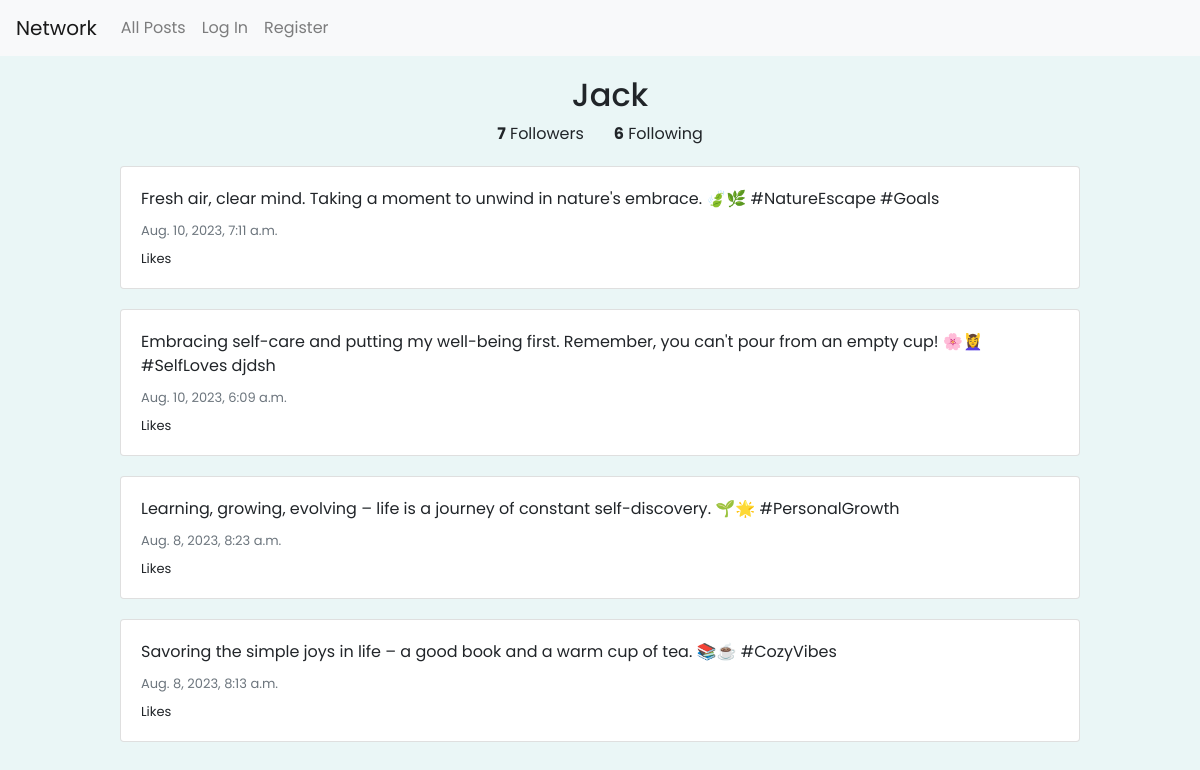
Screenshot of /profile/7 with the database file from the repository.
### network/models.py (models this page shows, shortened)
class User(AbstractUser):
    pass

class Profile(models.Model):
    user = models.OneToOneField(User,on_delete=models.CASCADE)
    follows = models.ManyToManyField("self", related_name="followed_by", symmetrical=False, blank=True)

class Post(models.Model):
    author = models.ForeignKey(User, on_delete=models.CASCADE,related_name="user")
    content = models.CharField(max_length=1000)
    timestamp = models.DateTimeField(auto_now_add=True)

### network/views.py (the view)
# urls.py: path("profile/<int:id>", views.view_profile, name="view_profile"),
def view_profile(request, id):
    author = User.objects.get(pk=id)
    profile = Profile.objects.get(pk=id)
    posts = Post.objects.filter(author__id=id).order_by('-timestamp')
    user_profile = None
    if request.user.is_authenticated:
        current_user = request.user
        user_profile = Profile.objects.get(user=current_user)
    return render(request, 'network/profile.html', {
        'profile' : profile,
        'posts' : posts,
        'author': author,
        'user_profile': user_profile
    })

### network/templates/network/profile.html (shortened to what this page needs)
{% extends "network/layout.html" %}
{% block body %}
    <div style="text-align: center; ">
        <h2>{{ author.username }}</h2>
        <pre style="font-family: 'Poppins', sans-serif; font-size:16px"><strong>{{ profile.followed_by.all.count }}</strong> Followers       <strong>{{ profile.follows.all.count }}</strong> Following</pre>
    </div>
    {% for post in posts %}
        <div style="margin: 20px 100px 20px 100px;" class="card w-10">
            <div class="card-body">
            <p class="card-text">{{ post.content }}</p>
            <p style="font-size: 13px;" class="card-subtitle mb-2 text-muted">{{ post.timestamp }}</p>
            <p style="font-size: 13px;" class="card-text">{{ post.likes }} Likes</p>
            </div>
        </div>
    {% endfor %}
{% endblock %}

### network/templates/network/layout.html (style rules this page uses)
h2 { padding-left: 20px; }
body { font-family: 'Poppins', sans-serif; background-color: #eaf6f6; }

### rows the page displays
User: username "Jack"
Profile: followed_by.all.count "7", follows.all.count "6"
Post: content "Fresh air, clear mind. Taking a moment to unwind in nature's embrace. 🍃🌿 #NatureEscape #Goals", timestamp "Aug. 10, 2023, 7:11 a.m."
Post: content "Embracing self-care and putting my well-being first. Remember, you can't pour from an empty cup! 🌸💆‍♀️ #SelfLoves djdsh", timestamp "Aug. 10, 2023, 6:09 a.m."
Post: content "Learning, growing, evolving – life is a journey of constant self-discovery. 🌱🌟 #PersonalGrowth", timestamp "Aug. 8, 2023, 8:23 a.m."
Post: content "Savoring the simple joys in life – a good book and a warm cup of tea. 📚☕ #CozyVibes", timestamp "Aug. 8, 2023, 8:13 a.m."
